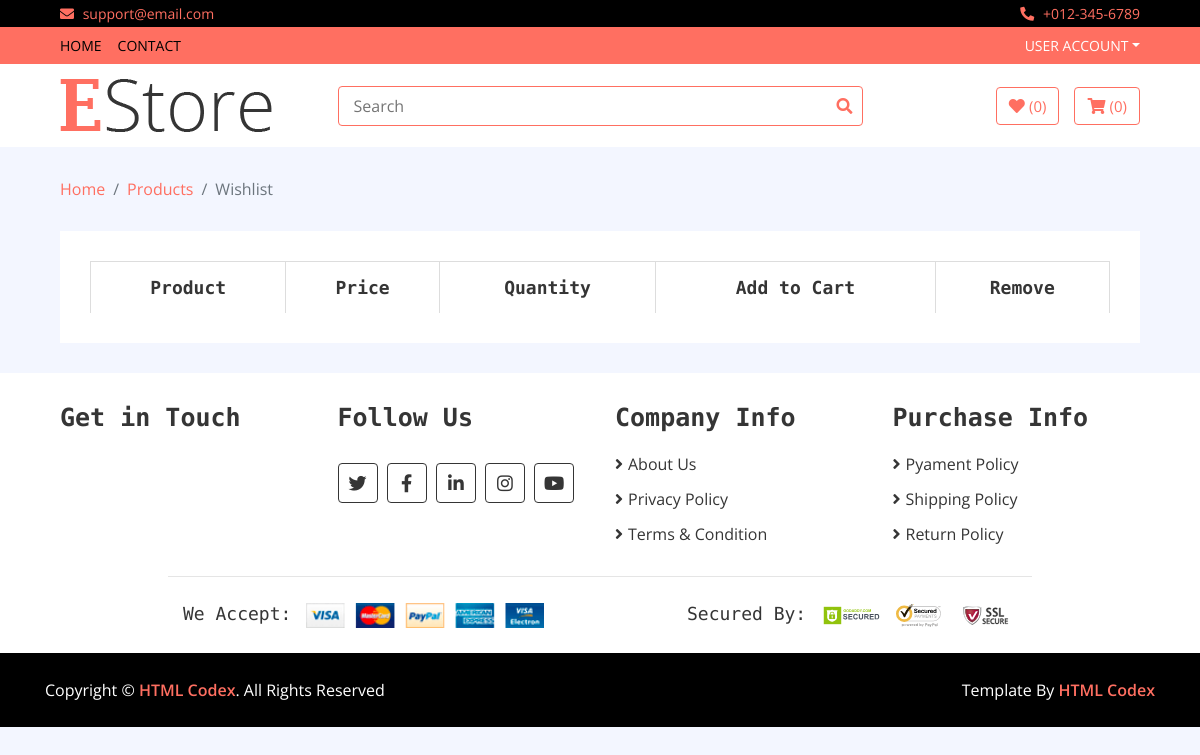
Before: /wish_list with the older database file.
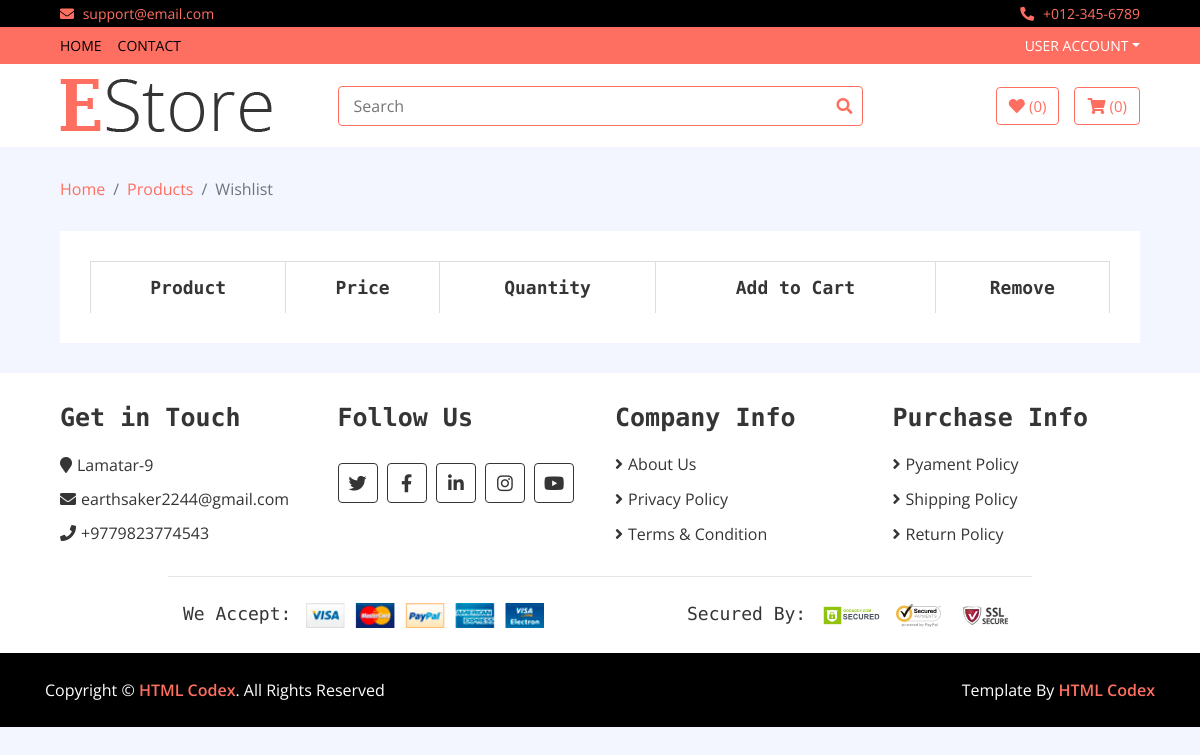
After: the same page with the newer database file.
### home/models.py (models this page shows, shortened)
class Inforamtion(models.Model):
    address = models.CharField(max_length=100)
    email = models.EmailField(max_length = 200)
    phone = models.CharField(max_length=100)

### home/views.py (the view)
# urls.py: path('wish_list', WishListView.as_view(), name = 'wish_list'),
class WishListView(BaseView):
    def get(self,request):
        username = request.user.username
        self.views['my_wish'] = Wish.objects.filter(username=username)
        self.views['wish_count'] = Wish.objects.filter(username=username).count()
        return render(request,'wishlist.html',self.views)

### templates/wishlist.html (shortened to what this page needs)
{% extends 'base.html' %}
{% load static %}
{% block content %}
        <div class="breadcrumb-wrap">
            <div class="container-fluid">
                <ul class="breadcrumb">
                    <li class="breadcrumb-item"><a href="#">Home</a></li>
                    <li class="breadcrumb-item"><a href="#">Products</a></li>
                    <li class="breadcrumb-item active">Wishlist</li>
                </ul>
            </div>
        </div>
        <div class="wishlist-page">
            <div class="container-fluid">
                <div class="wishlist-page-inner">
                    <div class="row">
                        <div class="col-md-12">
                            <div class="table-responsive">
                                <table class="table table-bordered">
                                    <thead class="thead-dark">
                                        <tr>
                                            <th>Product</th>
                                            <th>Price</th>
                                            <th>Quantity</th>
                                            <th>Add to Cart</th>
                                            <th>Remove</th>
                                        </tr>
                                    </thead>
                                </table>
                            </div>
                        </div>
                    </div>
                </div>
            </div>
        </div>
{% endblock %}

### templates/base.html (shortened to what the changed rows need)
<!DOCTYPE html>
{% load static %}
<html lang="en">
    <head>
        <link href="https://stackpath.bootstrapcdn.com/bootstrap/4.4.1/css/bootstrap.min.css" rel="stylesheet">
        <link href="https://cdnjs.cloudflare.com/ajax/libs/font-awesome/5.10.0/css/all.min.css" rel="stylesheet">
        <link href="{% static 'lib/slick/slick.css' %}" rel="stylesheet">
        <link href="{% static 'lib/slick/slick-theme.css' %}" rel="stylesheet">
        <link href="{% static 'css/style.css' %}" rel="stylesheet">
    </head>
    <body>
{% block content %}
{% endblock %}
        <div class="footer">
            <div class="container-fluid">
                <div class="row">
                    <div class="col-lg-3 col-md-6">
                        <div class="footer-widget">
                            <h2>Get in Touch</h2>
                            {% for info in infos %}
                            <div class="contact-info">
                                <p><i class="fa fa-map-marker"></i>{{info.address}}</p>
                                <p><i class="fa fa-envelope"></i>{{info.email}}</p>
                                <p><i class="fa fa-phone"></i>{{info.phone}}</p>
                            </div>
                            {% endfor %}
                        </div>
                    </div>
                    <div class="col-lg-3 col-md-6">
                        <div class="footer-widget">
                            <h2>Follow Us</h2>
                        </div>
                    </div>
                    <div class="col-lg-3 col-md-6">
                        <div class="footer-widget">
                            <h2>Company Info</h2>
                        </div>
                    </div>
                    <div class="col-lg-3 col-md-6">
                        <div class="footer-widget">
                            <h2>Purchase Info</h2>
                        </div>
                    </div>
                </div>
                <div class="row payment align-items-center">
                    <div class="col-md-6">
                        <div class="payment-method">
                            <h2>We Accept:</h2>
                        </div>
                    </div>
                    <div class="col-md-6">
                        <div class="payment-security">
                            <h2>Secured By:</h2>
                        </div>
                    </div>
                </div>
            </div>
        </div>
    </body>
</html>

Changed rows visible on the page:
added Inforamtion: address "Lamatar-9", email "earthsaker2244@gmail.com", phone "+9779823774543"
